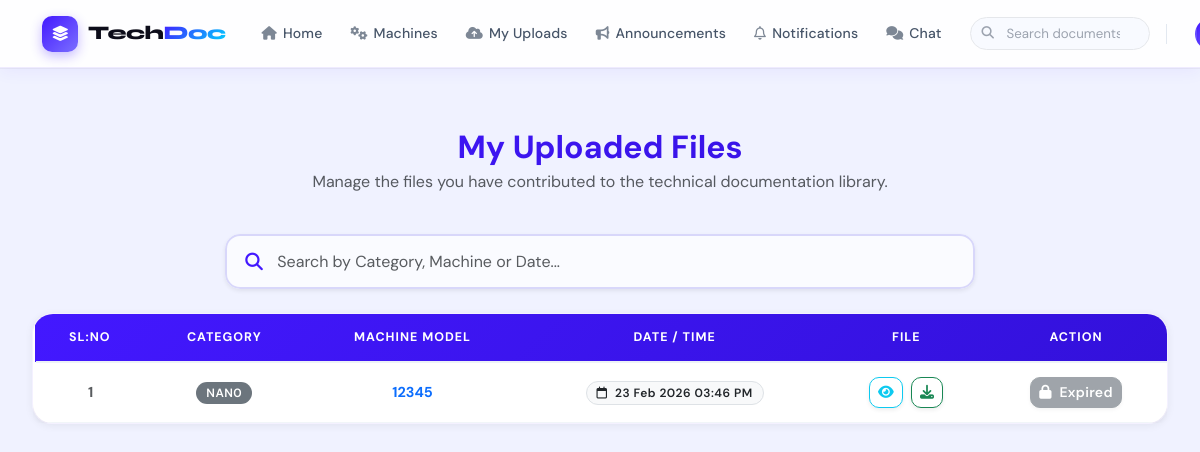
The page /user/myuploads/ (signed in) on the database as committed earlier.
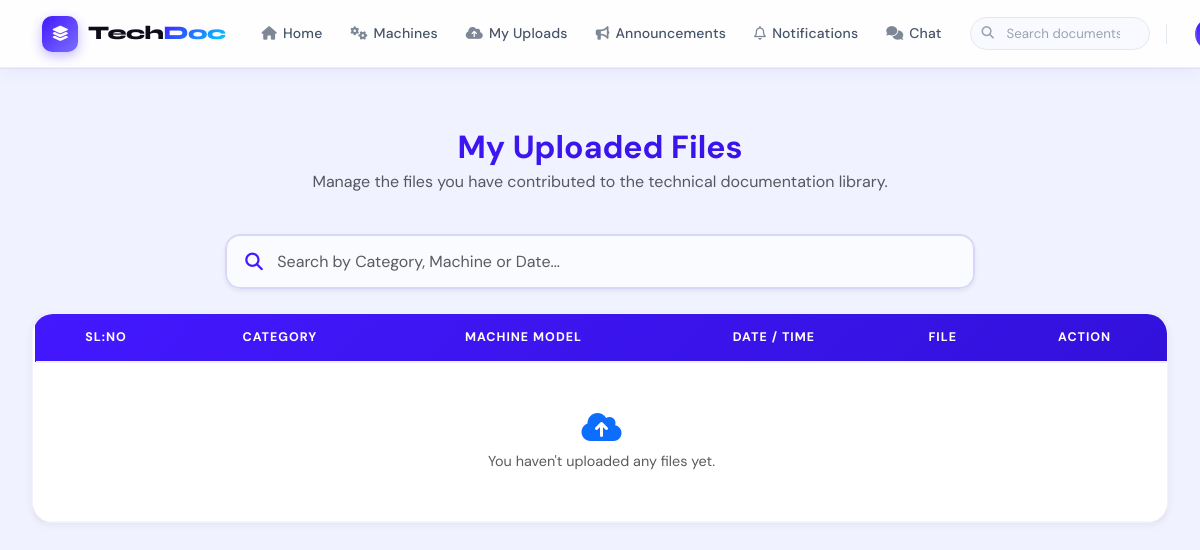
The same page on the database as committed later.
### user/models.py (models this page shows, shortened)
class UserMachineFile(models.Model):
    user = models.ForeignKey(User, on_delete=models.CASCADE)
    machine = models.ForeignKey(Machine, on_delete=models.CASCADE)
    file = models.FileField(upload_to='UserMachineFiles/')
    upload_date = models.DateTimeField(auto_now_add=True)
    class Meta:
        db_table = "tbl_machine_file"

### wadmin/models.py (models this page shows)
class Machine(models.Model):
    category = models.ForeignKey('MachineCategory', on_delete=models.CASCADE)
    machine_name = models.CharField(max_length=100)
    description = models.TextField()
    image = models.FileField(upload_to='MachineImage/', null=True, blank=True)
    spare_manual = models.FileField(upload_to='MachineManuals/', null=True, blank=True)
    software_file = models.FileField(upload_to='MachineSoftware/', null=True, blank=True)
    class Meta:
        db_table = 'tbl_machine'

class MachineCategory(models.Model):
    category_name = models.CharField(max_length=100)
    class Meta:
        db_table = 'tbl_machine_category'

### user/views.py (the view)
# urls.py: path("myuploads/", views.my_uploads, name="my_uploads"),
def my_uploads(request):
    user_id = request.session.get("uid")
    if not user_id:
        return redirect("guest:login")
    uploads = (
        UserMachineFile.objects
        .filter(user_id=user_id)
        .select_related("machine", "machine__category")
        .order_by("-upload_date")
    )
    now = timezone.now()
    for u in uploads:
        u.can_delete = u.upload_date and now <= u.upload_date + timedelta(hours=2)
    return render(request, "user/MyUploads.html", {
        "uploads": uploads
    })

### user/Templates/user/MyUploads.html (shortened to what the changed rows need)
{% include 'user/Header.html' %}
<div class="container-fluid py-4">
    <div class="row justify-content-center mb-4">
        <div class="col-12 text-center">
            <h2 class="fw-bold mb-1"
                style="background: linear-gradient(135deg, var(--primary), var(--primary-dark)); -webkit-background-clip: text; background-clip: text; -webkit-text-fill-color: transparent;">
                My Uploaded Files</h2>
        </div>
    </div>
    <div class="card shadow-sm border-0 mb-5">
        <div class="card-body p-0 table-responsive">
            <table class="table table-custom table-hover m-0 w-100 align-middle text-center">
                <thead>
                    <tr>
                        <th>SL:NO</th>
                        <th>Category</th>
                        <th>Machine Model</th>
                        <th>Date / Time</th>
                        <th>File</th>
                        <th>Action</th>
                    </tr>
                </thead>
                <tbody>
                    {% for f in uploads %}
                    <tr class="fileRow">
                        <td class="text-muted fw-bold">{{ forloop.counter }}</td>
                        <td>
                            <span class="badge bg-secondary">{{ f.machine.category.category_name }}</span>
                        </td>
                        <td class="fw-bold text-primary">{{ f.machine.machine_name }}</td>
                        <td>
                            <span class="badge bg-light text-dark border">
                                <i class="fa-regular fa-calendar me-1"></i>
                                {{ f.upload_date|date:"d M Y h:i A" }}
                            </span>
                        </td>
                        <td>
                            <div class="d-flex justify-content-center gap-2">
                                <a href="{{ f.file.url }}" target="_blank"
                                   class="btn btn-sm btn-outline-info shadow-sm" title="View">
                                    <i class="fa-solid fa-eye"></i>
                                </a>
                                <a href="{{ f.file.url }}" download
                                   class="btn btn-sm btn-outline-success shadow-sm" title="Download">
                                    <i class="fa-solid fa-download"></i>
                                </a>
                            </div>
                        </td>
                        <td>
                            {% if f.can_delete %}
                            <form method="post"
                                  action="{% url 'webuser:delete_upload' f.id %}"
                                  onsubmit="return confirm('Delete this file?');"
                                  class="d-inline">
                                {% csrf_token %}
                                <button class="btn btn-sm btn-outline-danger shadow-sm">
                                    <i class="fa-solid fa-trash me-1"></i> Delete
                                </button>
                            </form>
                            {% else %}
                            <button class="btn btn-sm btn-secondary shadow-sm" disabled>
                                <i class="fa-solid fa-lock me-1"></i> Expired
                            </button>
                            {% endif %}
                        </td>
                    </tr>
                    {% empty %}
                    <tr>
                        <td colspan="6" class="text-center text-muted py-5">
                            <i class="fa-solid fa-cloud-arrow-up mb-2 text-primary" style="font-size: 2rem;"></i><br>
                            You haven't uploaded any files yet.
                        </td>
                    </tr>
                    {% endfor %}
                </tbody>
            </table>
        </div>
    </div>
</div>
</body>
</html>

Rows that differ between the two databases and show on the page:
removed UserMachineFile: machine.category.category_name "NAN0", machine.machine_name "12345", upload_date "23 Feb 2026 03:46 PM", shows "Expired"
Other text that changed with them:
text now shown: "You haven't uploaded any files yet."
